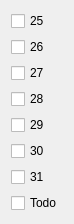
       <widget class="QWidget" name="layoutWidget_24">
        <property name="geometry">
         <rect>
          <x>890</x>
          <y>360</y>
          <width>54</width>
          <height>211</height>
         </rect>
        </property>
        <layout class="QVBoxLayout" name="verticalLayout_Brands_21">
         <item>
          <widget class="QCheckBox" name="checkBox_Brand_8">
           <property name="text">
            <string>25</string>
           </property>
          </widget>
         </item>
         <item>
          <widget class="QCheckBox" name="checkBox_Brand_38">
           <property name="text">
            <string>26</string>
           </property>
          </widget>
         </item>
         <item>
          <widget class="QCheckBox" name="checkBox_Brand_68">
           <property name="text">
            <string>27</string>
           </property>
          </widget>
         </item>
         <item>
          <widget class="QCheckBox" name="checkBox_Brand_98">
           <property name="text">
            <string>28</string>
           </property>
          </widget>
         </item>
         <item>
          <widget class="QCheckBox" name="checkBox_Brand_128">
           <property name="text">
            <string>29</string>
           </property>
          </widget>
         </item>
         <item>
          <widget class="QCheckBox" name="checkBox_brand_158">
           <property name="text">
            <string>30</string>
           </property>
          </widget>
         </item>
         <item>
          <widget class="QCheckBox" name="checkBox_Brand_188">
           <property name="text">
            <string>31</string>
           </property>
          </widget>
         </item>
         <item>
          <widget class="QCheckBox" name="checkBox_Brand_189">
           <property name="text">
            <string>Todo</string>
           </property>
          </widget>
         </item>
        </layout>
       </widget>
